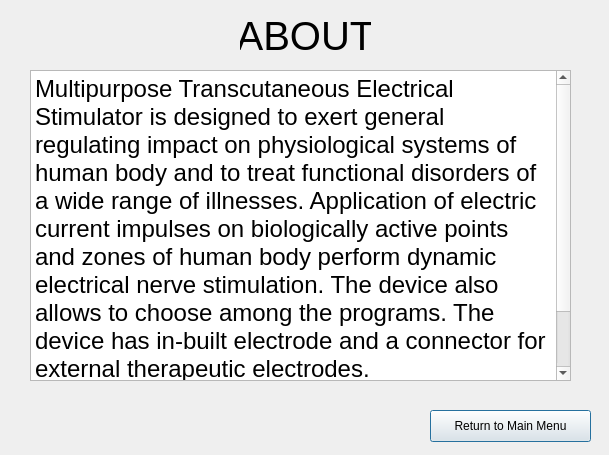
<?xml version="1.0" encoding="UTF-8"?>
<ui version="4.0">
 <class>about</class>
 <widget class="QDialog" name="about">
  <property name="geometry">
   <rect>
    <x>0</x>
    <y>0</y>
    <width>609</width>
    <height>455</height>
   </rect>
  </property>
  <property name="windowTitle">
   <string>Dialog</string>
  </property>
  <widget class="QLabel" name="label">
   <property name="geometry">
    <rect>
     <x>240</x>
     <y>0</y>
     <width>131</width>
     <height>71</height>
    </rect>
   </property>
   <property name="font">
    <font>
     <pointsize>30</pointsize>
    </font>
   </property>
   <property name="text">
    <string>ABOUT</string>
   </property>
   <property name="alignment">
    <set>Qt::AlignCenter</set>
   </property>
  </widget>
  <widget class="QTextBrowser" name="textBrowser">
   <property name="geometry">
    <rect>
     <x>30</x>
     <y>70</y>
     <width>541</width>
     <height>311</height>
    </rect>
   </property>
   <property name="html">
    <string>&lt;!DOCTYPE HTML PUBLIC &quot;-//W3C//DTD HTML 4.0//EN&quot; &quot;http://www.w3.org/TR/REC-html40/strict.dtd&quot;&gt;
&lt;html&gt;&lt;head&gt;&lt;meta name=&quot;qrichtext&quot; content=&quot;1&quot; /&gt;&lt;style type=&quot;text/css&quot;&gt;
p, li { white-space: pre-wrap; }
&lt;/style&gt;&lt;/head&gt;&lt;body style=&quot; font-family:'.SF NS Text'; font-size:13pt; font-weight:400; font-style:normal;&quot;&gt;
&lt;p style=&quot; margin-top:12px; margin-bottom:12px; margin-left:0px; margin-right:0px; -qt-block-indent:0; text-indent:0px;&quot;&gt;&lt;span style=&quot; font-family:'MyriadPro'; font-size:18pt;&quot;&gt;Multipurpose Transcutaneous Electrical Stimulator is designed to exert general regulating impact on physiological systems of human body and to treat functional disorders of a wide range of illnesses. Application of electric current impulses on biologically active points and zones of human body perform dynamic electrical nerve stimulation. The device also allows to choose among the programs. The device has in-built electrode and a connector for external therapeutic electrodes. &lt;/span&gt;&lt;/p&gt;
&lt;p style=&quot; margin-top:12px; margin-bottom:12px; margin-left:0px; margin-right:0px; -qt-block-indent:0; text-indent:0px;&quot;&gt;&lt;span style=&quot; font-family:'MyriadPro'; font-size:18pt;&quot;&gt;This device can be used at healthcare centers and at home according to doctor’s instructions. &lt;/span&gt;&lt;/p&gt;&lt;/body&gt;&lt;/html&gt;</string>
   </property>
  </widget>
  <widget class="QPushButton" name="pushButton">
   <property name="geometry">
    <rect>
     <x>430</x>
     <y>410</y>
     <width>161</width>
     <height>32</height>
    </rect>
   </property>
   <property name="text">
    <string>Return to Main Menu</string>
   </property>
  </widget>
 </widget>
 <resources/>
 <connections/>
</ui>
